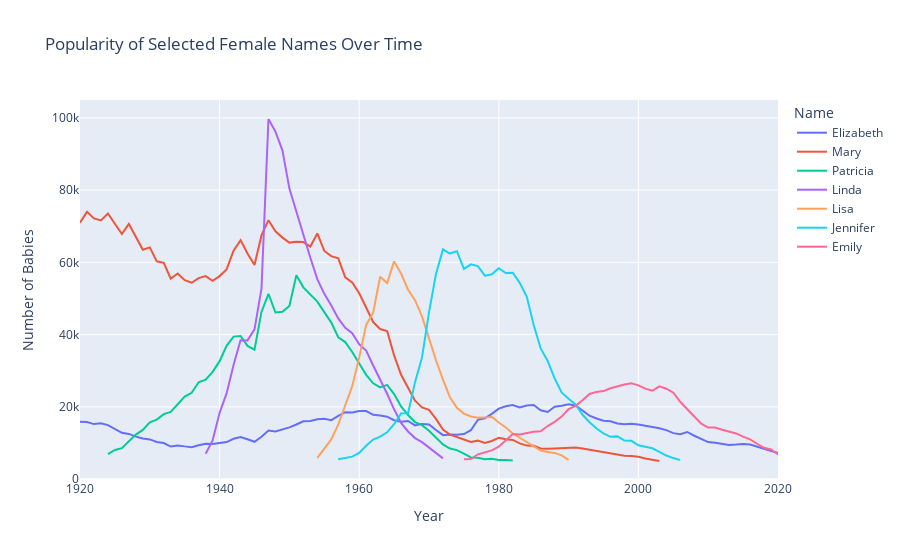

Notebook code for this chart:
### Markdown cell above
Mary appears 36 times on top
_**Remember**_ For the periode of 1920 - 2020 : The 5 higher number of female names are : 'Mary', 'Patricia', 'Elizabeth', 'Jennifer', 'Linda'
Noticed that :
- Patricia , Elizabeth, were never the most given name in any of the year
- Linda is 6th on the list of name most given in a particular year. 6 times but manage to be on the list of 5 most given name over 101 years

### Code cell
#a graph to visualise the evolution over time
# Filter the data to include only the specified female names because over all most 5 given
# lisa and emily are added as they appeared in some year based on the maximum number of occurrences.
selected_femalnames = ['Mary', 'Patricia', 'Elizabeth', 'Jennifer', 'Linda' , 'Emily', 'Lisa'] 
filtered_femalnames = names[(names['first_name'].isin(selected_femalnames)) & (names['sex'] == 'F')]

# Group by year and first_name, then sum the occurrences
name_counts_per_year = filtered_femalnames.groupby(['year', 'first_name'])['num'].sum().reset_index()

# Create an interactive line plot
fig = px.line(name_counts_per_year, x='year', y='num', color='first_name',
              title='Popularity of Selected Female Names Over Time',
              labels={'num': 'Number of Babies', 'year': 'Year', 'first_name': 'Name'})

# Show the plot
fig.show()

### Figure 1 — Plotly figure (JSON) as saved in the notebook; plotly's stock layout.template omitted (floating-point values rounded to 4 significant figures)
{"data": [{"hovertemplate": "Name=Elizabeth<br>Year=%{x}<br>Number of Babies=%{y}<extra></extra>", "legendgroup": "Elizabeth", "line": {"color": "#636efa", "dash": "solid"}, "marker": {"symbol": "circle"}, "mode": "lines", "name": "Elizabeth", "orientation": "v", "showlegend": true, "type": "scatter", "x": [1920, 1921, 1922, 1923, 1924, 1925, 1926, 1927, 1928, 1929, 1930, 1931, 1932, 1933, 1934, 1935, 1936, 1937, 1938, 1939, 1940, 1941, 1942, 1943, 1944, 1945, 1946, 1947, 1948, 1949, 1950, 1951, 1952, 1953, 1954, 1955, 1956, 1957, 1958, 1959, 1960, 1961, 1962, 1963, 1964, 1965, 1966, 1967, 1968, 1969, 1970, 1971, 1972, 1973, 1974, 1975, 1976, 1977, 1978, 1979, 1980, 1981, 1982, 1983, 1984, 1985, 1986, 1987, 1988, 1989, 1990, 1991, 1992, 1993, 1994, 1995, 1996, 1997, 1998, 1999, 2000, 2001, 2002, 2003, 2004, 2005, 2006, 2007, 2008, 2009, 2010, 2011, 2012, 2013, 2014, 2015, 2016, 2017, 2018, 2019, 2020], "xaxis": "x", "y": [15909, 15801, 15243, 15461, 14950, 13936, 12835, 12526, 11765, 11249, 10996, 10292, 9997, 9017, 9346, 9075, 8859, 9385, 9802, 9709, 9953, 10268, 11185, 11645, 11032, 10340, 11753, 13440, 13213, 13713, 14334, 15119, 16020, 16100, 16586, 16694, 16344, 17496, 18532, 18424, 18857, 18857, 17803, 17593, 17294, 16322, 15883, 16117, 14886, 15298, 15115, 13603, 12185, 12358, 12262, 12472, 13544, 16429, 16810, 18079, 19527, 20176, 20510, 19843, 20362, 20543, 19074, 18607, 20041, 20298, 20749, 20391, 19033, 17557, 16786, 16188, 16001, 15426, 15190, 15348, 15108, 14789, 14610, 14109, 13562, 12733, 12432, 13058, 12013, 11043, 10269, 10095, 9715, 9459, 9576, 9745, 9572, 8977, 8565, 7879, 7216], "yaxis": "y"}, {"hovertemplate": "Name=Mary<br>Year=%{x}<br>Number of Babies=%{y}<extra></extra>", "legendgroup": "Mary", "line": {"color": "#EF553B", "dash": "solid"}, "marker": {"symbol": "circle"}, "mode": "lines", "name": "Mary", "orientation": "v", "showlegend": true, "type": "scatter", "x": [1920, 1921, 1922, 1923, 1924, 1925, 1926, 1927, 1928, 1929, 1930, 1931, 1932, 1933, 1934, 1935, 1936, 1937, 1938, 1939, 1940, 1941, 1942, 1943, 1944, 1945, 1946, 1947, 1948, 1949, 1950, 1951, 1952, 1953, 1954, 1955, 1956, 1957, 1958, 1959, 1960, 1961, 1962, 1963, 1964, 1965, 1966, 1967, 1968, 1969, 1970, 1971, 1972, 1973, 1974, 1975, 1976, 1977, 1978, 1979, 1980, 1981, 1982, 1983, 1984, 1985, 1986, 1987, 1988, 1989, 1990, 1991, 1992, 1993, 1994, 1995, 1996, 1997, 1998, 1999, 2000, 2001, 2002, 2003], "xaxis": "x", "y": [70982, 73985, 72176, 71635, 73536, 70586, 67836, 70640, 66873, 63511, 64149, 60295, 59883, 55516, 56932, 55072, 54374, 55644, 56214, 54903, 56208, 58041, 63256, 66173, 62469, 59281, 67471, 71687, 68599, 66865, 65478, 65724, 65625, 64389, 68019, 63173, 61743, 61104, 55858, 54478, 51477, 47680, 43488, 41552, 40985, 34270, 28886, 25316, 21723, 19851, 19202, 16698, 13759, 12313, 11741, 10966, 10319, 10658, 10042, 10561, 11475, 11044, 10855, 9896, 9292, 9243, 8508, 8395, 8510, 8644, 8669, 8761, 8461, 8119, 7752, 7457, 6963, 6647, 6463, 6382, 6209, 5739, 5471, 5025], "yaxis": "y"}, {"hovertemplate": "Name=Patricia<br>Year=%{x}<br>Number of Babies=%{y}<extra></extra>", "legendgroup": "Patricia", "line": {"color": "#00cc96", "dash": "solid"}, "marker": {"symbol": "circle"}, "mode": "lines", "name": "Patricia", "orientation": "v", "showlegend": true, "type": "scatter", "x": [1924, 1925, 1926, 1927, 1928, 1929, 1930, 1931, 1932, 1933, 1934, 1935, 1936, 1937, 1938, 1939, 1940, 1941, 1942, 1943, 1944, 1945, 1946, 1947, 1948, 1949, 1950, 1951, 1952, 1953, 1954, 1955, 1956, 1957, 1958, 1959, 1960, 1961, 1962, 1963, 1964, 1965, 1966, 1967, 1968, 1969, 1970, 1971, 1972, 1973, 1974, 1975, 1976, 1977, 1978, 1979, 1980, 1981, 1982], "xaxis": "x", "y": [6958, 8095, 8589, 10553, 12332, 13624, 15751, 16469, 17990, 18631, 20845, 22877, 23915, 26838, 27556, 29707, 32665, 36903, 39458, 39622, 36878, 35840, 46298, 51278, 46137, 46330, 47943, 56444, 53098, 51021, 49147, 46222, 43334, 39276, 37947, 35217, 32105, 28872, 26535, 25378, 26086, 23553, 20111, 17752, 15804, 14956, 13405, 11465, 9597, 8477, 8034, 7050, 6017, 5905, 5501, 5651, 5309, 5283, 5168], "yaxis": "y"}, {"hovertemplate": "Name=Linda<br>Year=%{x}<br>Number of Babies=%{y}<extra></extra>", "legendgroup": "Linda", "line": {"color": "#ab63fa", "dash": "solid"}, "marker": {"symbol": "circle"}, "mode": "lines", "name": "Linda", "orientation": "v", "showlegend": true, "type": "scatter", "x": [1938, 1939, 1940, 1941, 1942, 1943, 1944, 1945, 1946, 1947, 1948, 1949, 1950, 1951, 1952, 1953, 1954, 1955, 1956, 1957, 1958, 1959, 1960, 1961, 1962, 1963, 1964, 1965, 1966, 1967, 1968, 1969, 1970, 1971, 1972], "xaxis": "x", "y": [7047, 10713, 18368, 23721, 31612, 38440, 38413, 41462, 52710, 99693, 96212, 91019, 80431, 73979, 67079, 61282, 55375, 51300, 48074, 44500, 41907, 40410, 37311, 35580, 31467, 27720, 23632, 19338, 15564, 13197, 11370, 10246, 8730, 7374, 5745], "yaxis": "y"}, {"hovertemplate": "Name=Lisa<br>Year=%{x}<br>Number of Babies=%{y}<extra></extra>", "legendgroup": "Lisa", "line": {"color": "#FFA15A", "dash": "solid"}, "marker": {"symbol": "circle"}, "mode": "lines", "name": "Lisa", "orientation": "v", "showlegend": true, "type": "scatter", "x": [1954, 1955, 1956, 1957, 1958, 1959, 1960, 1961, 1962, 1963, 1964, 1965, 1966, 1967, 1968, 1969, 1970, 1971, 1972, 1973, 1974, 1975, 1976, 1977, 1978, 1979, 1980, 1981, 1982, 1983, 1984, 1985, 1986, 1987, 1988, 1989, 1990], "xaxis": "x", "y": [5913, 8538, 11012, 15136, 20202, 25693, 33704, 42703, 46077, 56042, 54272, 60270, 56918, 52434, 49534, 45028, 38964, 32911, 27549, 22671, 19773, 18137, 17349, 17015, 17034, 17285, 15666, 14294, 12637, 11470, 10236, 9015, 7905, 7546, 7268, 6573, 5345], "yaxis": "y"}, {"hovertemplate": "Name=Jennifer<br>Year=%{x}<br>Number of Babies=%{y}<extra></extra>", "legendgroup": "Jennifer", "line": {"color": "#19d3f3", "dash": "solid"}, "marker": {"symbol": "circle"}, "mode": "lines", "name": "Jennifer", "orientation": "v", "showlegend": true, "type": "scatter", "x": [1957, 1958, 1959, 1960, 1961, 1962, 1963, 1964, 1965, 1966, 1967, 1968, 1969, 1970, 1971, 1972, 1973, 1974, 1975, 1976, 1977, 1978, 1979, 1980, 1981, 1982, 1983, 1984, 1985, 1986, 1987, 1988, 1989, 1990, 1991, 1992, 1993, 1994, 1995, 1996, 1997, 1998, 1999, 2000, 2001, 2002, 2003, 2004, 2005, 2006], "xaxis": "x", "y": [5483, 5879, 6235, 7243, 9264, 10979, 11758, 12955, 15207, 18210, 18233, 26852, 33703, 46157, 56780, 63604, 62446, 63116, 58186, 59474, 58970, 56319, 56716, 58379, 57049, 57119, 54348, 50560, 42655, 36184, 32704, 27890, 23998, 22230, 20673, 17819, 15751, 14000, 12684, 11728, 11839, 10691, 10614, 9388, 8921, 8539, 7565, 6543, 5836, 5267], "yaxis": "y"}, {"hovertemplate": "Name=Emily<br>Year=%{x}<br>Number of Babies=%{y}<extra></extra>", "legendgroup": "Emily", "line": {"color": "#FF6692", "dash": "solid"}, "marker": {"symbol": "circle"}, "mode": "lines", "name": "Emily", "orientation": "v", "showlegend": true, "type": "scatter", "x": [1975, 1976, 1977, 1978, 1979, 1980, 1981, 1982, 1983, 1984, 1985, 1986, 1987, 1988, 1989, 1990, 1991, 1992, 1993, 1994, 1995, 1996, 1997, 1998, 1999, 2000, 2001, 2002, 2003, 2004, 2005, 2006, 2007, 2008, 2009, 2010, 2011, 2012, 2013, 2014, 2015, 2016, 2017, 2018, 2019, 2020], "xaxis": "x", "y": [5484, 5547, 6879, 7479, 7972, 9006, 10802, 12519, 12378, 12785, 13136, 13236, 14706, 15872, 17323, 19367, 20309, 21833, 23592, 24151, 24379, 25151, 25734, 26185, 26539, 25957, 25057, 24467, 25691, 25039, 23944, 21409, 19358, 17437, 15355, 14277, 14265, 13657, 13131, 12652, 11794, 10990, 9797, 8694, 8229, 6856], "yaxis": "y"}], "layout": {"legend": {"title": {"text": "Name"}, "tracegroupgap": 0}, "title": {"text": "Popularity of Selected Female Names Over Time"}, "xaxis": {"anchor": "y", "domain": [0, 1], "title": {"text": "Year"}}, "yaxis": {"anchor": "x", "domain": [0, 1], "title": {"text": "Number of Babies"}}}}
